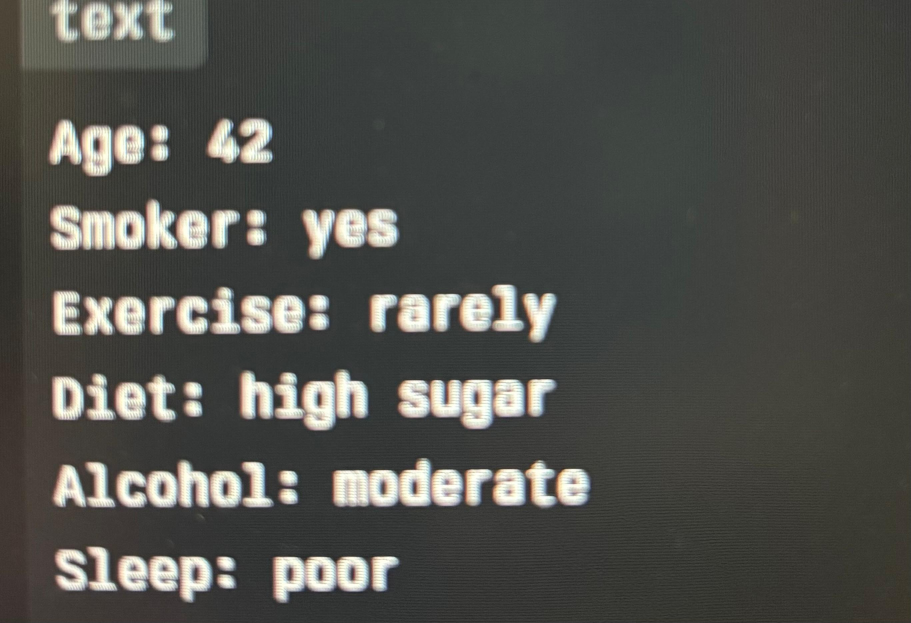
#> input picture survey_form.jpg, 2733 x 1869 px (shown at 1/3 size)
$ python -i ocr_processor.py   (imports and definitions only)
#> lines starting #> are read from the running program, lines starting #| are printed output that depends on the picture; after the words box and inside, x2 and y2 are one past the last pixel; in counts of white or black regions, pixels touching at a corner belong together
# OCR and text parsing
import pytesseract
from PIL import Image
import cv2
import numpy as np
import re
import json
from config import Config
pytesseract.pytesseract.tesseract_cmd = r"C:\Program Files\Tesseract-OCR\tesseract.exe"

class OCRProcessor:
    def __init__(self):
        self.required_fields = Config.REQUIRED_FIELDS
        self.optional_fields = Config.OPTIONAL_FIELDS
        self.all_fields = self.required_fields + self.optional_fields

    # [33 lines left out: function parse_text, not called in this run]

    def parse_image(self, image_path):
        """Parse image using OCR and extract health survey data"""
        try:
            # Preprocess image
            processed_image = self._preprocess_image(image_path)

            # Extract text using OCR
            extracted_text = pytesseract.image_to_string(processed_image)

            # Parse extracted text
            parsed_data = self._parse_extracted_text(extracted_text)

            return self.parse_text(parsed_data)

        except Exception as e:
            return {"error": f"OCR processing error: {str(e)}"}

    def _preprocess_image(self, image_path):
        """Preprocess image for better OCR results"""
#> called with image_path = '../survey_form.jpg'
        # Read image
        image = cv2.imread(image_path)
#> image is the input picture: shape (1869, 2733, 3); mean B, G, R 75.6, 80.3, 80

        # Convert to grayscale
        gray = cv2.cvtColor(image, cv2.COLOR_BGR2GRAY)
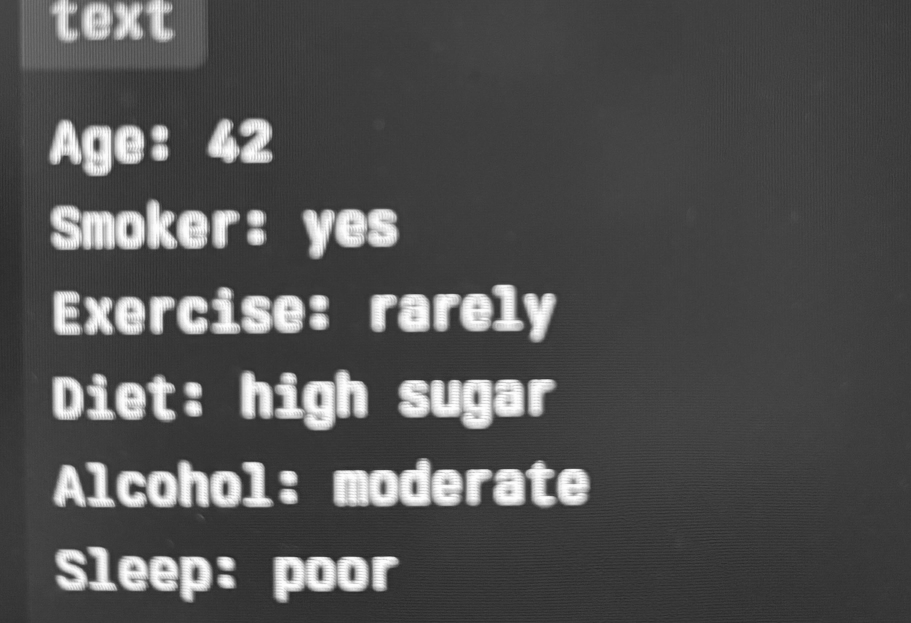
#> gray: shape (1869, 2733) (shown at 1/3 size); min 34, max 255, mean 79.7

        # Apply noise reduction
        denoised = cv2.medianBlur(gray, 5)

        # Apply threshold to get image with only black and white
        _, thresh = cv2.threshold(denoised, 0, 255, cv2.THRESH_BINARY + cv2.THRESH_OTSU)
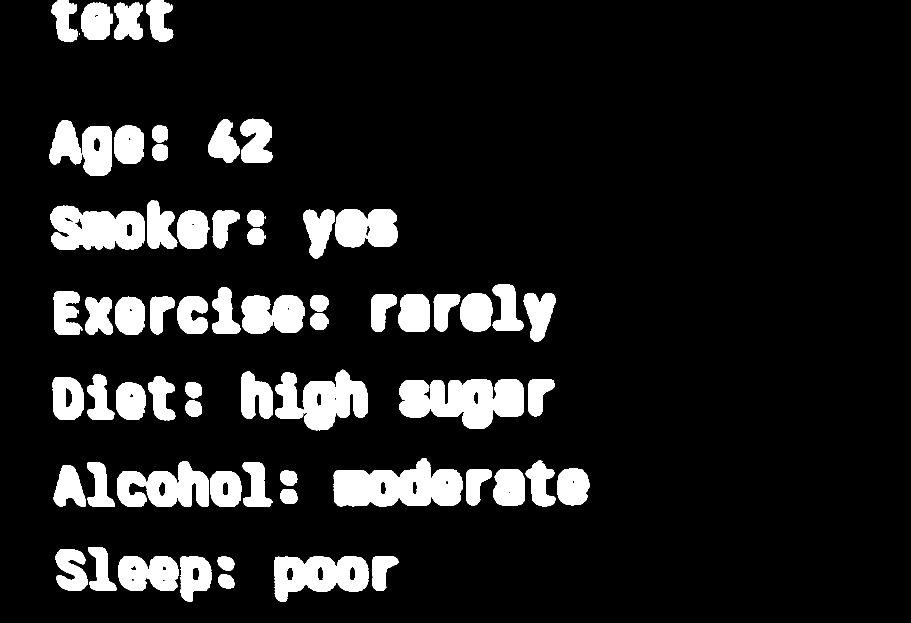
#> thresh: shape (1869, 2733) (shown at 1/3 size); 11.6% white; 65 white regions (1 under 20 px), largest, box (x1, y1, x2, y2) and area: (1197, 1139, 1572, 1286) 39419, (1001, 1375, 1388, 1519) 38557, (826, 1109, 1102, 1291) 29785

        return thresh

    # [72 lines left out: functions _parse_extracted_text, _normalize_field_value, not called in this run]

#> (the run stopped early here; a loop or call above may not have finished)
